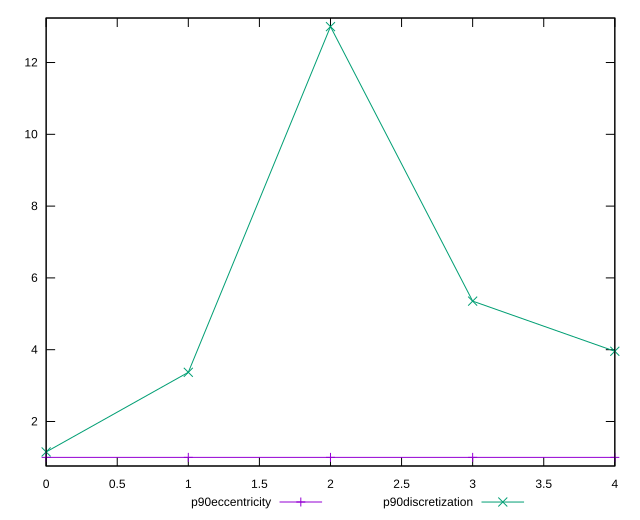

Source code (gnuplot):
reset

$p90Eccentricity <<EOF
0 1.0000000000000002
1 1.000000000000001
2 0.9999999999999997
3 1.0000000000000007
4 1.0000000000000002
EOF

$p90Discretization <<EOF
0 1.1518987341772151
1 3.3703703703703702
2 13
3 5.352941176470588
4 3.9565217391304346
EOF

set key outside below
set xrange [0:4]
set yrange [0.7599999999999997:13.24]
set trange [0.7599999999999997:13.24]
set terminal svg size 640, 520 enhanced background rgb 'white'
set output "report_00009_2021-02-08T22-37-41.559Z/cumulative-layout-shift/progression/eccentricity.svg"

plot $p90Eccentricity title "p90eccentricity" with linespoints, \
     $p90Discretization title "p90discretization" with linespoints

reset
